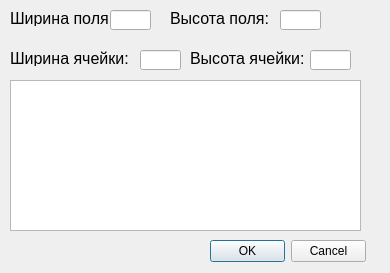
<?xml version="1.0" encoding="UTF-8"?>
<ui version="4.0">
 <class>SimulatingPropetriesForm</class>
 <widget class="QDialog" name="SimulatingPropetriesForm">
  <property name="geometry">
   <rect>
    <x>0</x>
    <y>0</y>
    <width>390</width>
    <height>273</height>
   </rect>
  </property>
  <property name="windowTitle">
   <string>Параметры поля</string>
  </property>
  <widget class="QLabel" name="widthLabel">
   <property name="geometry">
    <rect>
     <x>10</x>
     <y>10</y>
     <width>101</width>
     <height>16</height>
    </rect>
   </property>
   <property name="font">
    <font>
     <pointsize>12</pointsize>
    </font>
   </property>
   <property name="text">
    <string>Ширина поля:</string>
   </property>
  </widget>
  <widget class="QLineEdit" name="widthLineEdit">
   <property name="geometry">
    <rect>
     <x>110</x>
     <y>10</y>
     <width>41</width>
     <height>20</height>
    </rect>
   </property>
  </widget>
  <widget class="QLabel" name="heightLabel">
   <property name="geometry">
    <rect>
     <x>170</x>
     <y>10</y>
     <width>111</width>
     <height>16</height>
    </rect>
   </property>
   <property name="font">
    <font>
     <pointsize>12</pointsize>
    </font>
   </property>
   <property name="text">
    <string>Высота поля:</string>
   </property>
  </widget>
  <widget class="QLineEdit" name="heightLineEdit">
   <property name="geometry">
    <rect>
     <x>280</x>
     <y>10</y>
     <width>41</width>
     <height>20</height>
    </rect>
   </property>
  </widget>
  <widget class="QLabel" name="cellsWidthLabel">
   <property name="geometry">
    <rect>
     <x>10</x>
     <y>50</y>
     <width>121</width>
     <height>16</height>
    </rect>
   </property>
   <property name="font">
    <font>
     <pointsize>12</pointsize>
    </font>
   </property>
   <property name="text">
    <string>Ширина ячейки:</string>
   </property>
  </widget>
  <widget class="QLineEdit" name="cellsWidthLineEdit">
   <property name="geometry">
    <rect>
     <x>140</x>
     <y>50</y>
     <width>41</width>
     <height>20</height>
    </rect>
   </property>
  </widget>
  <widget class="QLabel" name="cellsHeightLabel">
   <property name="geometry">
    <rect>
     <x>190</x>
     <y>50</y>
     <width>121</width>
     <height>16</height>
    </rect>
   </property>
   <property name="font">
    <font>
     <pointsize>12</pointsize>
    </font>
   </property>
   <property name="text">
    <string>Высота ячейки:</string>
   </property>
  </widget>
  <widget class="QLineEdit" name="cellsHeightLineEdit">
   <property name="geometry">
    <rect>
     <x>310</x>
     <y>50</y>
     <width>41</width>
     <height>20</height>
    </rect>
   </property>
  </widget>
  <widget class="QListWidget" name="statementsList">
   <property name="geometry">
    <rect>
     <x>10</x>
     <y>80</y>
     <width>351</width>
     <height>151</height>
    </rect>
   </property>
  </widget>
  <widget class="QDialogButtonBox" name="OkCancelButtonBox">
   <property name="geometry">
    <rect>
     <x>210</x>
     <y>240</y>
     <width>156</width>
     <height>23</height>
    </rect>
   </property>
   <property name="standardButtons">
    <set>QDialogButtonBox::Cancel|QDialogButtonBox::Ok</set>
   </property>
  </widget>
 </widget>
 <resources/>
 <connections/>
</ui>
